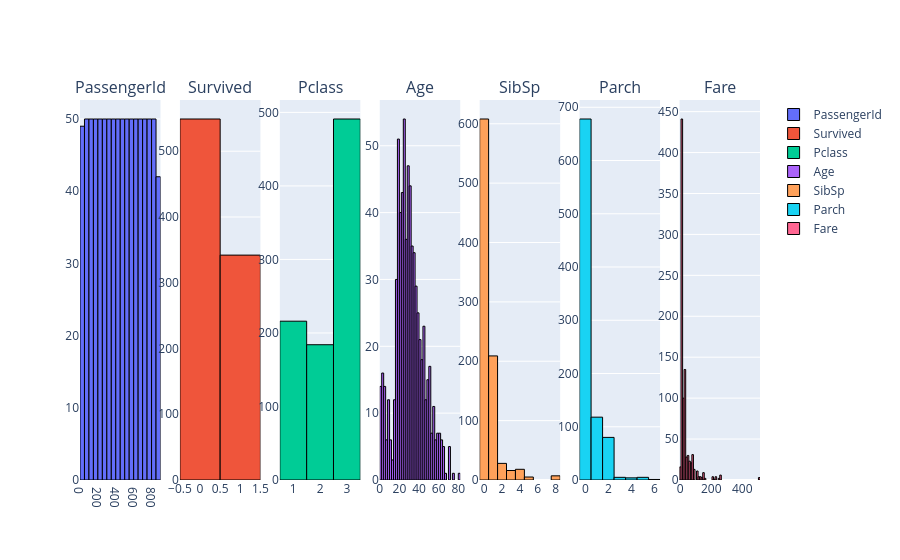

Notebook source saved alongside this figure:
### Code cell
from plotly.subplots import make_subplots
import plotly.graph_objects as go

num_cols = df.select_dtypes(include='number').columns

fig = make_subplots(
    rows=1,
    cols=len(num_cols),
    subplot_titles=num_cols
)

for i, col in enumerate(num_cols):
    fig.add_trace(
        go.Histogram(
            x=df[col],
            name=col,
            marker=dict(line=dict(color='black', width=1))
        ),
        row=1,
        col=i+1
    )

fig.show()

### Figure 1 — Plotly figure (JSON) as saved in the notebook; plotly's stock layout.template omitted (floating-point values rounded to 4 significant figures; data arrays with more than 128 entries replaced by an {"elided": "..."} marker saying what was removed)
{"data": [{"marker": {"line": {"color": "black", "width": 1}}, "name": "PassengerId", "type": "histogram", "x": {"elided": "891 int values"}, "xaxis": "x", "yaxis": "y"}, {"marker": {"line": {"color": "black", "width": 1}}, "name": "Survived", "type": "histogram", "x": {"elided": "891 int values"}, "xaxis": "x2", "yaxis": "y2"}, {"marker": {"line": {"color": "black", "width": 1}}, "name": "Pclass", "type": "histogram", "x": {"elided": "891 int values"}, "xaxis": "x3", "yaxis": "y3"}, {"marker": {"line": {"color": "black", "width": 1}}, "name": "Age", "type": "histogram", "x": {"elided": "891 float values"}, "xaxis": "x4", "yaxis": "y4"}, {"marker": {"line": {"color": "black", "width": 1}}, "name": "SibSp", "type": "histogram", "x": {"elided": "891 int values"}, "xaxis": "x5", "yaxis": "y5"}, {"marker": {"line": {"color": "black", "width": 1}}, "name": "Parch", "type": "histogram", "x": {"elided": "891 int values"}, "xaxis": "x6", "yaxis": "y6"}, {"marker": {"line": {"color": "black", "width": 1}}, "name": "Fare", "type": "histogram", "x": {"elided": "891 float values"}, "xaxis": "x7", "yaxis": "y7"}], "layout": {"annotations": [{"font": {"size": 16}, "showarrow": false, "text": "PassengerId", "x": 0.05918, "xanchor": "center", "xref": "paper", "y": 1, "yanchor": "bottom", "yref": "paper"}, {"font": {"size": 16}, "showarrow": false, "text": "Survived", "x": 0.2061, "xanchor": "center", "xref": "paper", "y": 1, "yanchor": "bottom", "yref": "paper"}, {"font": {"size": 16}, "showarrow": false, "text": "Pclass", "x": 0.3531, "xanchor": "center", "xref": "paper", "y": 1, "yanchor": "bottom", "yref": "paper"}, {"font": {"size": 16}, "showarrow": false, "text": "Age", "x": 0.5, "xanchor": "center", "xref": "paper", "y": 1, "yanchor": "bottom", "yref": "paper"}, {"font": {"size": 16}, "showarrow": false, "text": "SibSp", "x": 0.6469, "xanchor": "center", "xref": "paper", "y": 1, "yanchor": "bottom", "yref": "paper"}, {"font": {"size": 16}, "showarrow": false, "text": "Parch", "x": 0.7939, "xanchor": "center", "xref": "paper", "y": 1, "yanchor": "bottom", "yref": "paper"}, {"font": {"size": 16}, "showarrow": false, "text": "Fare", "x": 0.9408, "xanchor": "center", "xref": "paper", "y": 1, "yanchor": "bottom", "yref": "paper"}], "xaxis": {"anchor": "y", "domain": [0, 0.1184]}, "xaxis2": {"anchor": "y2", "domain": [0.1469, 0.2653]}, "xaxis3": {"anchor": "y3", "domain": [0.2939, 0.4122]}, "xaxis4": {"anchor": "y4", "domain": [0.4408, 0.5592]}, "xaxis5": {"anchor": "y5", "domain": [0.5878, 0.7061]}, "xaxis6": {"anchor": "y6", "domain": [0.7347, 0.8531]}, "xaxis7": {"anchor": "y7", "domain": [0.8816, 1.0]}, "yaxis": {"anchor": "x", "domain": [0, 1]}, "yaxis2": {"anchor": "x2", "domain": [0, 1]}, "yaxis3": {"anchor": "x3", "domain": [0, 1]}, "yaxis4": {"anchor": "x4", "domain": [0, 1]}, "yaxis5": {"anchor": "x5", "domain": [0, 1]}, "yaxis6": {"anchor": "x6", "domain": [0, 1]}, "yaxis7": {"anchor": "x7", "domain": [0, 1]}}}
